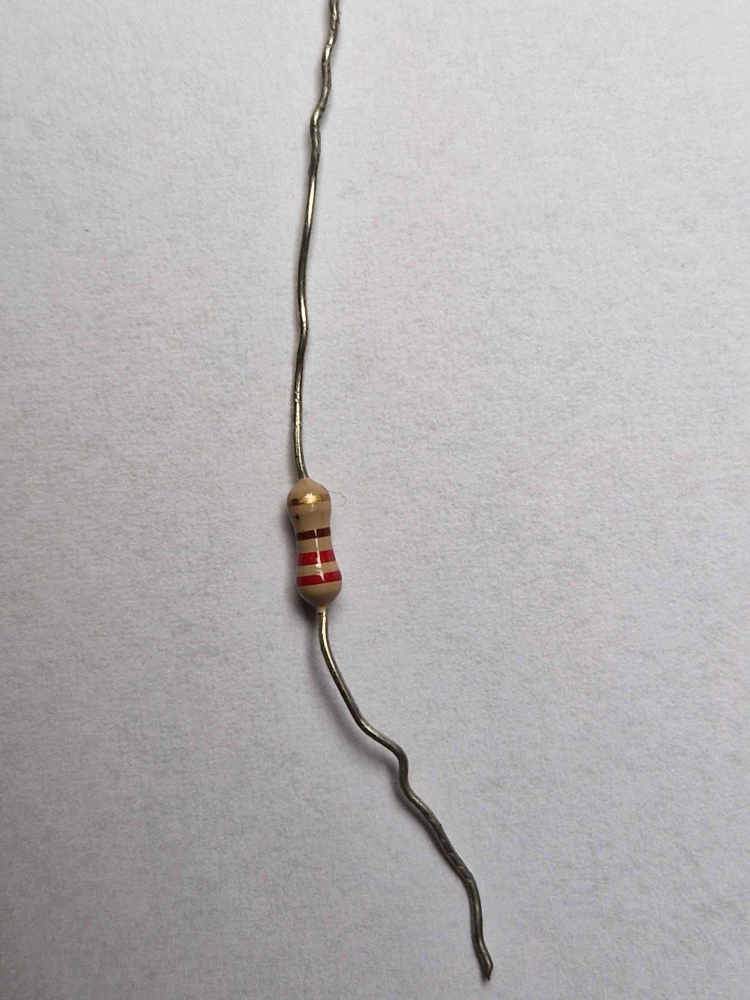
#> input picture resistance.jpg, 3000 x 4000 px (shown at 1/4 size); its folder holds only this picture in this run
$ python resistance_v6.py
#> lines starting #> are read from the running program, lines starting #| are printed output that depends on the picture
#!/usr/bin/env python3
"""
=====================================================================
    ANALYSEUR DE RÉSISTANCES - VERSION V6 (AVEC CORRECTION MANUELLE)
    Projet de Traitement de Signal - EPHEC 2025
=====================================================================

NOUVEAUTÉ: Possibilité de corriger manuellement les couleurs détectées !

CODE COULEUR:
┌─────────┬────────┬───────────────┬───────────┐
│ Couleur │ Valeur │ Multiplicateur│ Tolérance │
├─────────┼────────┼───────────────┼───────────┤
│ Noir    │   0    │ ×1            │     -     │
│ Marron  │   1    │ ×10           │   ±1%     │
│ Rouge   │   2    │ ×100          │   ±2%     │
│ Orange  │   3    │ ×1kΩ          │     -     │
│ Jaune   │   4    │ ×10kΩ         │     -     │
│ Vert    │   5    │ ×100kΩ        │  ±0.5%    │
│ Bleu    │   6    │ ×1MΩ          │ ±0.25%    │
│ Violet  │   7    │ ×10MΩ         │  ±0.1%    │
│ Gris    │   8    │ ×100MΩ        │ ±0.05%    │
│ Blanc   │   9    │ ×1GΩ          │     -     │
│ Or      │   -    │ ×0.1          │   ±5%     │
│ Argent  │   -    │ ×0.01         │  ±10%     │
└─────────┴────────┴───────────────┴───────────┘

SENS DE LECTURE:
→ La bande de tolérance (or/argent) est TOUJOURS à DROITE
→ Lecture: Chiffre1-Chiffre2-Multiplicateur-Tolérance

=====================================================================
"""

import cv2
import numpy as np
from dataclasses import dataclass
from typing import List, Tuple, Optional
import time
import sys
import glob

# =============================================================================
# CONFIGURATION
# =============================================================================

FOND_BLANC = True
FOND_S_MAX = 50
FOND_V_MIN = 190

# =============================================================================
# DÉFINITION DES COULEURS
# =============================================================================

COLORS = {
    'noir': {'hsv': [(0, 180, 0, 255, 0, 50)], 'value': 0, 'mult': 1, 'tol': None},
    'marron': {'hsv': [(0, 18, 60, 200, 30, 130)], 'value': 1, 'mult': 10, 'tol': '±1%'},
    'rouge': {'hsv': [(0, 10, 100, 255, 60, 255), (170, 180, 100, 255, 60, 255)], 'value': 2, 'mult': 100,
              'tol': '±2%'},
    'orange': {'hsv': [(10, 22, 130, 255, 160, 255)], 'value': 3, 'mult': 1000, 'tol': None},
    'jaune': {'hsv': [(22, 38, 100, 255, 170, 255)], 'value': 4, 'mult': 10000, 'tol': None},
    'vert': {'hsv': [(38, 85, 50, 255, 50, 255)], 'value': 5, 'mult': 100000, 'tol': '±0.5%'},
    'bleu': {'hsv': [(85, 128, 50, 255, 50, 255)], 'value': 6, 'mult': 1000000, 'tol': '±0.25%'},
    'violet': {'hsv': [(128, 165, 40, 255, 40, 255)], 'value': 7, 'mult': 10000000, 'tol': '±0.1%'},
    'gris': {'hsv': [(0, 180, 0, 50, 70, 190)], 'value': 8, 'mult': 100000000, 'tol': '±0.05%'},
    'blanc': {'hsv': [(0, 180, 0, 30, 220, 255)], 'value': 9, 'mult': 1000000000, 'tol': None},
    'or': {'hsv': [(15, 28, 100, 200, 80, 170)], 'value': -1, 'mult': 0.1, 'tol': '±5%'},
    'argent': {'hsv': [(0, 180, 0, 40, 140, 210)], 'value': -2, 'mult': 0.01, 'tol': '±10%'},
}

# Liste ordonnée pour l'affichage
COLOR_LIST = ['noir', 'marron', 'rouge', 'orange', 'jaune', 'vert', 'bleu', 'violet', 'gris', 'blanc', 'or', 'argent']

# Raccourcis clavier
COLOR_SHORTCUTS = {
    'n': 'noir', '0': 'noir',
    'b': 'marron', '1': 'marron',  # b = brown
    'r': 'rouge', '2': 'rouge',
    'o': 'orange', '3': 'orange',
    'j': 'jaune', '4': 'jaune',
    'v': 'vert', '5': 'vert',
    'l': 'bleu', '6': 'bleu',  # l = blue
    'p': 'violet', '7': 'violet',  # p = purple
    'g': 'gris', '8': 'gris',
    'w': 'blanc', '9': 'blanc',  # w = white
    'd': 'or',  # d = doré
    's': 'argent',  # s = silver
}


# =============================================================================
# STRUCTURES
# =============================================================================

@dataclass
class Band:
    color: str
    value: int
    position: int
    area: int


@dataclass
class Result:
    ohms: float
    formatted: str
    tolerance: str
    bands: List[str]
    time_ms: float


# =============================================================================
# FONCTIONS DE DÉTECTION
# =============================================================================

def preprocess(image: np.ndarray) -> np.ndarray:
    enhanced = cv2.convertScaleAbs(image, alpha=1.4, beta=15)
    return cv2.bilateralFilter(enhanced, 9, 75, 75)


# [306 lines left out: functions create_mask, find_bands_for_color, detect_all_bands, filter_tolerance_bands, determine_orientation, calculate_resistance and 4 more, not called in this run]


def select_roi(image: np.ndarray) -> Optional[Tuple[int, int, int, int]]:
    """Sélection interactive de la ROI."""
    drawing = False
    p1, p2 = (0, 0), (0, 0)
    done = False

    # [10 lines left out: function mouse, not called in this run]

    win = 'Selectionnez la resistance [ENTREE=OK | R=Reset | M=Manuel | ESC=Quitter]'
    cv2.namedWindow(win)
    cv2.setMouseCallback(win, mouse)

    print("\n" + "=" * 55)
    print("  SÉLECTION DE LA ZONE")
    print("=" * 55)
    print("  → Dessinez un rectangle SERRÉ autour du corps")
    print("  → ENTRÉE pour valider")
    print("  → R pour recommencer")
    print("  → M pour saisie manuelle (sans détection)")
    print("  → ESC pour quitter")
    print("=" * 55)

    while True:
        disp = image.copy()
        if drawing or done:
            cv2.rectangle(disp, p1, p2, (0, 255, 0), 2)
        cv2.imshow(win, disp)

        key = cv2.waitKey(1) & 0xFF
        if key == 13 and done:  # ENTRÉE
            cv2.destroyWindow(win)
            x1, y1 = min(p1[0], p2[0]), min(p1[1], p2[1])
            x2, y2 = max(p1[0], p2[0]), max(p1[1], p2[1])
            return (x1, y1, x2 - x1, y2 - y1) if x2 - x1 > 20 and y2 - y1 > 10 else None
        elif key == ord('r'):
            done = False
        elif key == ord('m'):  # Manuel
            cv2.destroyWindow(win)
            return "MANUAL"
        elif key == 27:  # ESC
            cv2.destroyAllWindows()
            return None

    return None


# [39 lines left out: function show_result, not called in this run]


# =============================================================================
# ANALYSE PRINCIPALE
# =============================================================================

def analyze(image_path: str) -> Optional[Result]:
    """Analyse une image de résistance avec possibilité de correction."""
#> called with image_path = 'resistance.jpg'
    start = time.time()

    # Charger
    img = cv2.imread(image_path)
#> img is the input picture: shape (4000, 3000, 3); mean B, G, R 180, 179.4, 181.5
    if img is None:
        print(f"❌ Impossible de charger: {image_path}")
        return None

    # Redimensionner
    h, w = img.shape[:2]
#> h = 4000; w = 3000
    if w > 1000:
        scale = 1000 / w
#> scale = 0.333
        img = cv2.resize(img, (1000, int(h * scale)))
#> img: shape (1333, 1000, 3)

    print(f"📷 Image: {image_path}")
    print(f"   Dimensions: {img.shape[1]}x{img.shape[0]}")
#|    Dimensions: 1000x1333

    # Prétraitement
    processed = preprocess(img)
#> in preprocess, `enhanced = cv2.convertScaleAbs(image, alpha=1.4, beta=15)`:
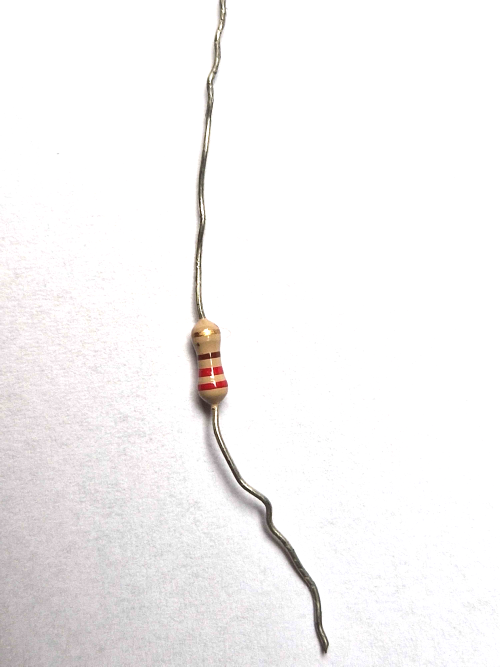
#> enhanced: shape (1333, 1000, 3) (shown at 1/2 size); mean B, G, R 244.1, 244, 245.7
    hsv = cv2.cvtColor(processed, cv2.COLOR_BGR2HSV)
#> hsv: shape (1333, 1000, 3); mean H, S, V 36.9, 2.9, 245.8

    # Sélection ROI
    roi = select_roi(processed)
#> (key Esc is pressed here)

    if roi is None:
        return None

    # Mode manuel complet
    if roi == "MANUAL":
        bands = manual_input_bands()
        if not bands:
            return None
        bands = determine_orientation(bands)
        result = calculate_resistance(bands)
        if result:
            result.time_ms = (time.time() - start) * 1000
            show_result(None, None, result)
        return result

    rx, ry, rw, rh = roi
    roi_hsv = hsv[ry:ry + rh, rx:rx + rw]

    # Détection automatique
    bands = detect_all_bands(roi_hsv)
    print(f"\n📊 Bandes détectées: {len(bands)}")

    bands = filter_tolerance_bands(bands)
    bands = determine_orientation(bands)

    for i, b in enumerate(bands):
        print(f"   {i + 1}. {b.color.upper()}")

    # Demander si correction nécessaire
    print("\n  Voulez-vous corriger les couleurs?")
    print("  [ENTRÉE] Non, calculer directement")
    print("  [C]      Oui, corriger")
    print("  [M]      Entrer manuellement")

    choice = input("\n  Choix: ").strip().lower()

    if choice in ['c', 'corriger']:
        bands = correct_bands(bands)
        bands = determine_orientation(bands)
    elif choice in ['m', 'manuel']:
        bands = manual_input_bands()
        if not bands:
            return None
        bands = determine_orientation(bands)

    # Calcul
    result = calculate_resistance(bands)

    if result:
        result.time_ms = (time.time() - start) * 1000
        show_result(img, roi, result)
        return result

    print(f"\n❌ Impossible de calculer")
    return None


# =============================================================================
# MAIN
# =============================================================================

def main():
    print("\n" + "=" * 55)
    print("  ANALYSEUR DE RÉSISTANCES - V6")
    print("  Avec Correction Manuelle")
    print("  Projet Traitement de Signal - EPHEC 2025")
    print("=" * 55)

    print("\n📖 SENS DE LECTURE:")
    print("   → Tolérance (or/argent) à DROITE")
    print("   → Lecture: Chiffre1-Chiffre2-Multiplicateur-Tolérance")

    # Image
    if len(sys.argv) > 1:
        path = sys.argv[1]
    else:
        for pattern in ['resistance*.jpg', 'resistance*.png', '*.jpg']:
            files = glob.glob(pattern)
            if files:
                path = files[0]
                break
        else:
            # Mode manuel sans image
            print("\n📝 Aucune image trouvée - Mode manuel")
            bands = manual_input_bands()
            if bands:
                bands = determine_orientation(bands)
                result = calculate_resistance(bands)
                if result:
                    result.time_ms = 0
                    show_result(None, None, result)
            return

    result = analyze(path)
    print(f"\n{'✅' if result else '❌'} Analyse {'réussie' if result else 'échouée'}")


if __name__ == "__main__":
    main()
